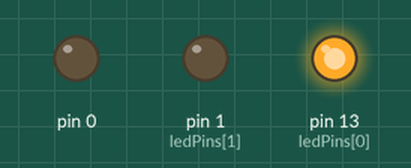
Bench run of a sketch on a simulated Arduino Uno, built with avr-gcc and run on an emulated ATmega328P. Parts: output pins drawn as LEDs (lit = HIGH).

Above: at 0.2 s.
At 1.2 s:
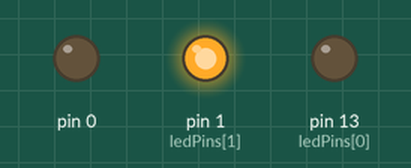
At 2.2 s:
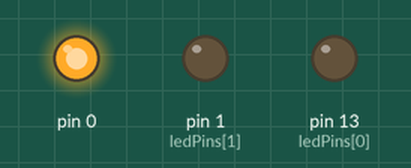
At 5.7 s:
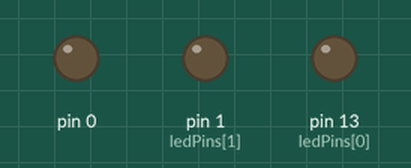
Timing chart, 0 to 6.9 s (numbered marks = the images above):
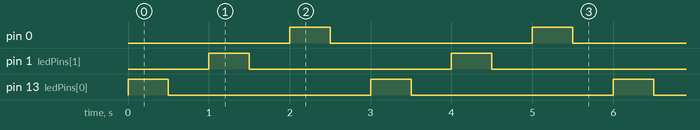

Measured:
- by itself, pin 0, pin 1 (ledPins[1]), pin 13 (ledPins[0]): alternates HIGH for 0.50 s and LOW for 2.5 s
- by itself, everything shown: repeats every 3.0 s, in 6 steps

The sketch:

blink.ino
```cpp
int ledPins[] = {13, 1};

// Main, run once
void setup()
{
  for (int curPinIdx = 0; curPinIdx <= 3; curPinIdx++)
  {
    pinMode(ledPins[curPinIdx], OUTPUT);
  }
}

// Loop forever
void loop()
{
  for(int curPinIdx = 0; curPinIdx < 3; curPinIdx++)
  {
    digitalWrite(ledPins[curPinIdx], HIGH);
    delay(500);
    digitalWrite(ledPins[curPinIdx], LOW);
    delay(500);
  }
}
```
